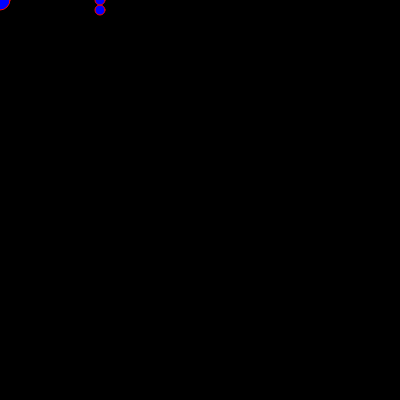
Frame 1 (no input)
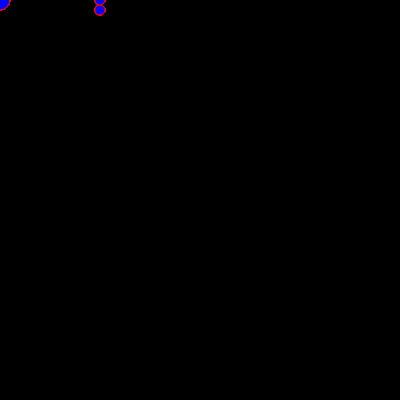
Frame 60 (no input)
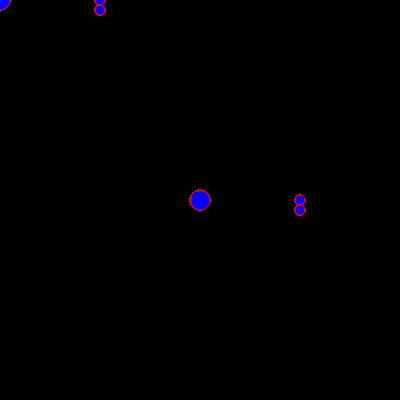
Frame 120 (the mouse pressed at the canvas centre since frame 60)

The p5.js sketch that drew these frames (run headless with seeded random() and noise() and a simulated clock; from frame 60 on, the mouse is pressed at the canvas centre):

// p5.js sketch
// ── sketch.js
function setup() {
  createCanvas(400, 400);
  background(0);
}

function draw() {
  stroke(255,0,0);
  fill(0,0,255)
  ellipse(mouseX,mouseY,20);  
  ellipse(mouseX+100,mouseY+10,10);   
  ellipse(mouseX+100,mouseY,10);
  
  
}
